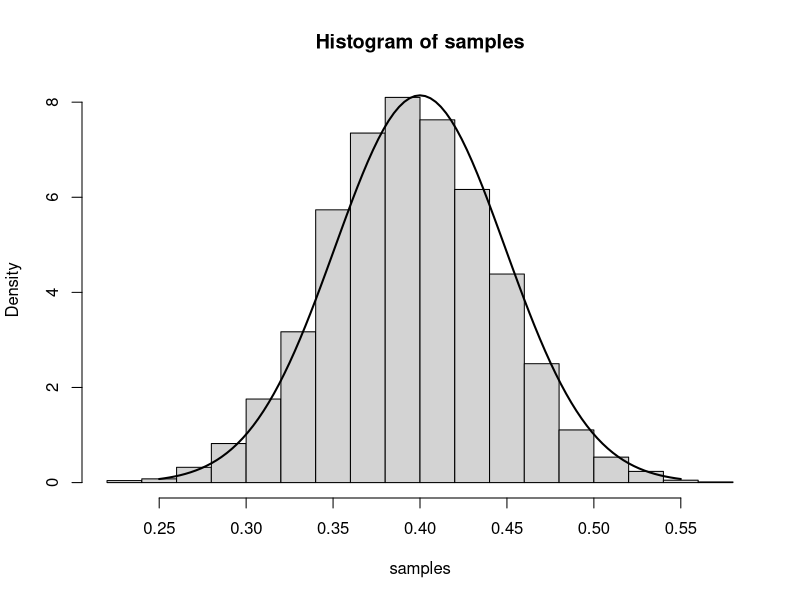
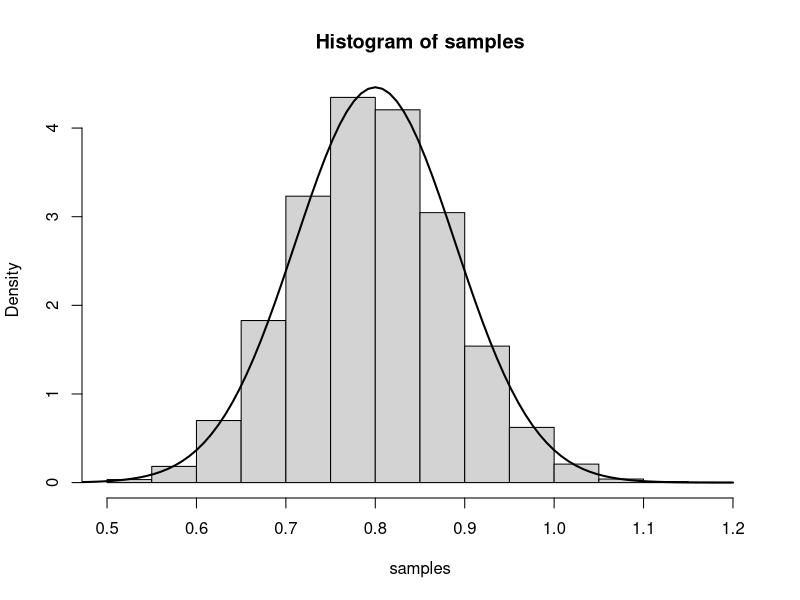

Write the R code that produced these figures, in order.
## ---- chunk 1
knitr::opts_chunk$set(echo = TRUE)
## ---- chunk 2
num.iterations         <- 7000
p.truth                <- 0.4
num.samples.per.iter   <- 100
samples                <- numeric(num.iterations)
for(iter in seq_len(num.iterations)) {
  samples[iter] <- mean(rbinom(num.samples.per.iter, 1, p.truth))
}
hist(samples, freq=F)
curve(dnorm(x, mean=p.truth,sd=sqrt((p.truth*(1-p.truth)/num.samples.per.iter) )), .25, .55, lwd=2, xlab = "", ylab = "", add = T)
## ---- chunk 3
num.iterations         <- 7000
lambda.truth           <- 0.8
num.samples.per.iter   <- 100
samples                <- numeric(num.iterations)
for(iter in seq_len(num.iterations)) {
  samples[iter] <- mean(rpois(num.samples.per.iter, lambda.truth))
}
hist(samples, freq=F)
curve(dnorm(x, mean=lambda.truth,sd=sqrt(lambda.truth/num.samples.per.iter) ), 0.4, 1.2, lwd=2, xlab = "", ylab = "", add = T)
